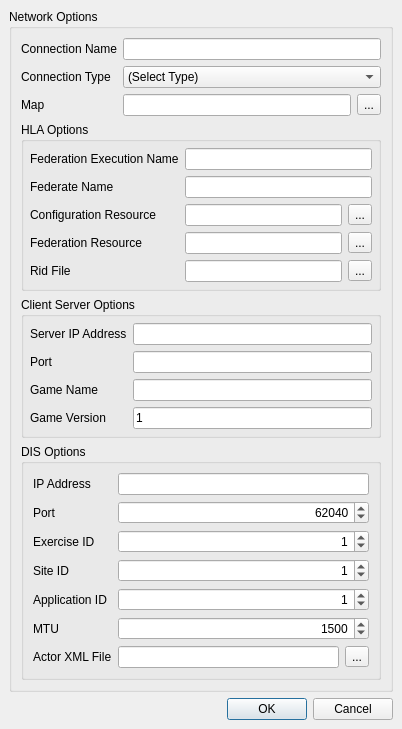
<?xml version="1.0" encoding="UTF-8"?>
<ui version="4.0">
 <class>HLAOptions</class>
 <widget class="QDialog" name="HLAOptions">
  <property name="geometry">
   <rect>
    <x>0</x>
    <y>0</y>
    <width>402</width>
    <height>704</height>
   </rect>
  </property>
  <property name="windowTitle">
   <string>Network Options</string>
  </property>
  <property name="toolTip">
   <string>These are the options you wish to associate with a HLA connection.</string>
  </property>
  <layout class="QGridLayout">
   <property name="sizeConstraint">
    <enum>QLayout::SetMinAndMaxSize</enum>
   </property>
   <property name="margin">
    <number>9</number>
   </property>
   <property name="spacing">
    <number>6</number>
   </property>
   <item row="0" column="0">
    <widget class="QGroupBox" name="mMainGroupBox">
     <property name="title">
      <string>Network Options</string>
     </property>
     <layout class="QVBoxLayout" name="verticalLayout">
      <property name="sizeConstraint">
       <enum>QLayout::SetMinAndMaxSize</enum>
      </property>
      <item>
       <layout class="QGridLayout" name="gridLayout">
        <property name="spacing">
         <number>6</number>
        </property>
        <item row="2" column="0">
         <widget class="QLabel" name="mConnectionTypeLabel">
          <property name="text">
           <string>Connection Type</string>
          </property>
         </widget>
        </item>
        <item row="2" column="1">
         <widget class="QComboBox" name="mConnectionTypeCombo">
          <property name="currentIndex">
           <number>0</number>
          </property>
          <property name="maxVisibleItems">
           <number>5</number>
          </property>
          <property name="duplicatesEnabled">
           <bool>false</bool>
          </property>
          <item>
           <property name="text">
            <string>(Select Type)</string>
           </property>
          </item>
          <item>
           <property name="text">
            <string>HLA</string>
           </property>
          </item>
          <item>
           <property name="text">
            <string>Client-Server</string>
           </property>
          </item>
         </widget>
        </item>
        <item row="1" column="1">
         <widget class="QLineEdit" name="mConnectionNameLineEdit">
          <property name="toolTip">
           <string>This is the name of the connection. It must be unique.</string>
          </property>
          <property name="whatsThis">
           <string>Name of the connection.</string>
          </property>
         </widget>
        </item>
        <item row="1" column="0">
         <widget class="QLabel" name="mConnectionNameLabel">
          <property name="text">
           <string>Connection Name</string>
          </property>
          <property name="buddy">
           <cstring>mConnectionNameLineEdit</cstring>
          </property>
         </widget>
        </item>
        <item row="3" column="0">
         <widget class="QLabel" name="mMapLabel">
          <property name="text">
           <string>Map</string>
          </property>
          <property name="buddy">
           <cstring>mMapLineEdit</cstring>
          </property>
         </widget>
        </item>
        <item row="3" column="1">
         <layout class="QHBoxLayout">
          <property name="spacing">
           <number>6</number>
          </property>
          <property name="sizeConstraint">
           <enum>QLayout::SetMinimumSize</enum>
          </property>
          <property name="margin">
           <number>0</number>
          </property>
          <item>
           <widget class="QLineEdit" name="mMapLineEdit">
            <property name="toolTip">
             <string>The map you select must correspond to the project context passed in on the command line.</string>
            </property>
            <property name="whatsThis">
             <string>The map is the XML file which contains all of your game actors and events</string>
            </property>
            <property name="readOnly">
             <bool>true</bool>
            </property>
           </widget>
          </item>
          <item>
           <widget class="QToolButton" name="mMapToolButton">
            <property name="text">
             <string>...</string>
            </property>
           </widget>
          </item>
         </layout>
        </item>
       </layout>
      </item>
      <item>
       <widget class="QGroupBox" name="mHLAOptionsGroup">
        <property name="title">
         <string>HLA Options</string>
        </property>
        <layout class="QGridLayout" name="gridLayout_3">
         <property name="sizeConstraint">
          <enum>QLayout::SetMinAndMaxSize</enum>
         </property>
         <property name="margin">
          <number>6</number>
         </property>
         <item row="0" column="0">
          <widget class="QLabel" name="mFedExNameLabel">
           <property name="text">
            <string>Federation Execution Name</string>
           </property>
           <property name="buddy">
            <cstring>mFedExLineEdit</cstring>
           </property>
          </widget>
         </item>
         <item row="0" column="1">
          <widget class="QLineEdit" name="mFedExLineEdit">
           <property name="toolTip">
            <string>The federation execution name (fedex) is the name of the federation that you wish to join in JSAF</string>
           </property>
           <property name="whatsThis">
            <string>The federation execution name (fedex) is the name of the federation that you wish to join in JSAF.</string>
           </property>
          </widget>
         </item>
         <item row="1" column="0">
          <widget class="QLabel" name="mFederateNameLabel">
           <property name="text">
            <string>Federate Name</string>
           </property>
           <property name="buddy">
            <cstring>mFederateNameLineEdit</cstring>
           </property>
          </widget>
         </item>
         <item row="1" column="1">
          <widget class="QLineEdit" name="mFederateNameLineEdit">
           <property name="toolTip">
            <string>The Federate name is the identifier that will be used for you when you connect to the federation. </string>
           </property>
           <property name="whatsThis">
            <string>The Federate name is the identifier that will be used for you when you connect to the federation.</string>
           </property>
          </widget>
         </item>
         <item row="2" column="0">
          <widget class="QLabel" name="mConfigurationResourceLabel">
           <property name="text">
            <string>Configuration Resource</string>
           </property>
           <property name="buddy">
            <cstring>mConfigFileLineEdit</cstring>
           </property>
          </widget>
         </item>
         <item row="2" column="1">
          <layout class="QHBoxLayout">
           <property name="spacing">
            <number>6</number>
           </property>
           <property name="margin">
            <number>0</number>
           </property>
           <item>
            <widget class="QLineEdit" name="mConfigFileLineEdit">
             <property name="toolTip">
              <string>This configuration file is what maps Delta3D to JSAF entities. </string>
             </property>
             <property name="whatsThis">
              <string>This configuration file is what maps Delta3D to JSAF entities. </string>
             </property>
             <property name="readOnly">
              <bool>true</bool>
             </property>
            </widget>
           </item>
           <item>
            <widget class="QToolButton" name="mConfigFileToolButton">
             <property name="text">
              <string>...</string>
             </property>
            </widget>
           </item>
          </layout>
         </item>
         <item row="3" column="0">
          <widget class="QLabel" name="mFederationFileLabel">
           <property name="text">
            <string>Federation Resource</string>
           </property>
           <property name="buddy">
            <cstring>mFedFileLineEdit</cstring>
           </property>
          </widget>
         </item>
         <item row="3" column="1">
          <layout class="QHBoxLayout">
           <property name="spacing">
            <number>6</number>
           </property>
           <property name="margin">
            <number>0</number>
           </property>
           <item>
            <widget class="QLineEdit" name="mFedFileLineEdit">
             <property name="toolTip">
              <string>The federation (fed) file is the file that defines the entities you will be using. </string>
             </property>
             <property name="whatsThis">
              <string>The federation (fed) file is the file that defines the entities you will be using. </string>
             </property>
             <property name="readOnly">
              <bool>true</bool>
             </property>
            </widget>
           </item>
           <item>
            <widget class="QToolButton" name="mFedFileToolButton">
             <property name="text">
              <string>...</string>
             </property>
            </widget>
           </item>
          </layout>
         </item>
         <item row="4" column="0">
          <widget class="QLabel" name="mRidFileLabel">
           <property name="text">
            <string>Rid File</string>
           </property>
           <property name="buddy">
            <cstring>mRidFileLineEdit</cstring>
           </property>
          </widget>
         </item>
         <item row="4" column="1">
          <layout class="QVBoxLayout">
           <property name="spacing">
            <number>6</number>
           </property>
           <property name="margin">
            <number>0</number>
           </property>
           <item>
            <layout class="QHBoxLayout">
             <property name="spacing">
              <number>6</number>
             </property>
             <property name="margin">
              <number>0</number>
             </property>
             <item>
              <widget class="QLineEdit" name="mRidFileLineEdit">
               <property name="toolTip">
                <string>This is the rid file to use for the RTI. It should match the rid file used by the JSAF you are connecting to. </string>
               </property>
               <property name="whatsThis">
                <string>This is the rid file to use for the RTI. It should match the rid file used by the JSAF you are connecting to.</string>
               </property>
               <property name="readOnly">
                <bool>true</bool>
               </property>
              </widget>
             </item>
             <item>
              <widget class="QToolButton" name="mRidFileToolButton">
               <property name="text">
                <string>...</string>
               </property>
              </widget>
             </item>
            </layout>
           </item>
          </layout>
         </item>
        </layout>
       </widget>
      </item>
      <item>
       <widget class="QGroupBox" name="mClientServerGroup">
        <property name="title">
         <string>Client Server Options</string>
        </property>
        <layout class="QGridLayout" name="gridLayout_2">
         <property name="sizeConstraint">
          <enum>QLayout::SetMinAndMaxSize</enum>
         </property>
         <property name="margin">
          <number>6</number>
         </property>
         <item row="0" column="0">
          <widget class="QLabel" name="mServerIPAddressLabel">
           <property name="text">
            <string>Server IP Address</string>
           </property>
          </widget>
         </item>
         <item row="0" column="1">
          <widget class="QLineEdit" name="mServerIPAddressEdit">
           <property name="toolTip">
            <string>The IP Address of the server (ex 192.168.0.1).</string>
           </property>
          </widget>
         </item>
         <item row="1" column="0">
          <widget class="QLabel" name="mServerPortLabel">
           <property name="text">
            <string>Port</string>
           </property>
          </widget>
         </item>
         <item row="1" column="1">
          <widget class="QLineEdit" name="mServerPortEdit">
           <property name="toolTip">
            <string>The port number to connect to your server (ex 7239).</string>
           </property>
          </widget>
         </item>
         <item row="2" column="1">
          <widget class="QLineEdit" name="mServerGameNameEdit">
           <property name="toolTip">
            <string>The descriptive name for the network server you are connecting to (ex 'Demo').</string>
           </property>
          </widget>
         </item>
         <item row="2" column="0">
          <widget class="QLabel" name="mServerGameNameLabel">
           <property name="text">
            <string>Game Name</string>
           </property>
          </widget>
         </item>
         <item row="3" column="0">
          <widget class="QLabel" name="mServerGameVersionLabel">
           <property name="text">
            <string>Game Version</string>
           </property>
          </widget>
         </item>
         <item row="3" column="1">
          <widget class="QLineEdit" name="mServerGameVersionEdit">
           <property name="toolTip">
            <string>The version of the server you are connecting to (ex 1, 2, 3).</string>
           </property>
           <property name="text">
            <string>1</string>
           </property>
          </widget>
         </item>
        </layout>
       </widget>
      </item>
      <item>
       <widget class="QGroupBox" name="mDISGroup">
        <property name="title">
         <string>DIS Options</string>
        </property>
        <layout class="QFormLayout" name="formLayout">
         <item row="0" column="0">
          <widget class="QLabel" name="mDISIPAddressLabel">
           <property name="text">
            <string>IP Address</string>
           </property>
          </widget>
         </item>
         <item row="1" column="0">
          <widget class="QLabel" name="mDISPortLabel">
           <property name="text">
            <string>Port</string>
           </property>
          </widget>
         </item>
         <item row="2" column="0">
          <widget class="QLabel" name="mDISExerciseIDLabel">
           <property name="text">
            <string>Exercise ID</string>
           </property>
          </widget>
         </item>
         <item row="3" column="0">
          <widget class="QLabel" name="mDISSiteIDLabel">
           <property name="text">
            <string>Site ID</string>
           </property>
          </widget>
         </item>
         <item row="4" column="0">
          <widget class="QLabel" name="mDISApplicationIDLabel">
           <property name="text">
            <string>Application ID</string>
           </property>
          </widget>
         </item>
         <item row="5" column="0">
          <widget class="QLabel" name="mDISMTULabel">
           <property name="text">
            <string>MTU</string>
           </property>
          </widget>
         </item>
         <item row="6" column="0">
          <widget class="QLabel" name="mDISActorLabel">
           <property name="text">
            <string>Actor XML File</string>
           </property>
          </widget>
         </item>
         <item row="0" column="1">
          <widget class="QLineEdit" name="mDISIPAddressEdit"/>
         </item>
         <item row="2" column="1">
          <widget class="QSpinBox" name="mDISExerciseIDEdit">
           <property name="alignment">
            <set>Qt::AlignRight|Qt::AlignTrailing|Qt::AlignVCenter</set>
           </property>
           <property name="maximum">
            <number>255</number>
           </property>
           <property name="value">
            <number>1</number>
           </property>
          </widget>
         </item>
         <item row="3" column="1">
          <widget class="QSpinBox" name="mDISSiteIDEdit">
           <property name="alignment">
            <set>Qt::AlignRight|Qt::AlignTrailing|Qt::AlignVCenter</set>
           </property>
           <property name="maximum">
            <number>65535</number>
           </property>
           <property name="value">
            <number>1</number>
           </property>
          </widget>
         </item>
         <item row="4" column="1">
          <widget class="QSpinBox" name="mDISApplicationIDEdit">
           <property name="alignment">
            <set>Qt::AlignRight|Qt::AlignTrailing|Qt::AlignVCenter</set>
           </property>
           <property name="maximum">
            <number>65535</number>
           </property>
           <property name="value">
            <number>1</number>
           </property>
          </widget>
         </item>
         <item row="5" column="1">
          <widget class="QSpinBox" name="mDISMTUEdit">
           <property name="alignment">
            <set>Qt::AlignRight|Qt::AlignTrailing|Qt::AlignVCenter</set>
           </property>
           <property name="maximum">
            <number>65535</number>
           </property>
           <property name="value">
            <number>1500</number>
           </property>
          </widget>
         </item>
         <item row="6" column="1">
          <layout class="QHBoxLayout" name="horizontalLayout">
           <item>
            <widget class="QLineEdit" name="mDISActorEdit">
             <property name="readOnly">
              <bool>true</bool>
             </property>
            </widget>
           </item>
           <item>
            <widget class="QToolButton" name="mDISActorToolButton">
             <property name="text">
              <string>...</string>
             </property>
            </widget>
           </item>
          </layout>
         </item>
         <item row="1" column="1">
          <widget class="QSpinBox" name="mDISPortEdit">
           <property name="alignment">
            <set>Qt::AlignRight|Qt::AlignTrailing|Qt::AlignVCenter</set>
           </property>
           <property name="maximum">
            <number>65535</number>
           </property>
           <property name="value">
            <number>62040</number>
           </property>
          </widget>
         </item>
        </layout>
       </widget>
      </item>
      <item>
       <spacer name="verticalSpacer">
        <property name="orientation">
         <enum>Qt::Vertical</enum>
        </property>
        <property name="sizeHint" stdset="0">
         <size>
          <width>20</width>
          <height>40</height>
         </size>
        </property>
       </spacer>
      </item>
     </layout>
    </widget>
   </item>
   <item row="1" column="0">
    <widget class="QDialogButtonBox" name="mButtonBox">
     <property name="orientation">
      <enum>Qt::Horizontal</enum>
     </property>
     <property name="standardButtons">
      <set>QDialogButtonBox::Cancel|QDialogButtonBox::Ok</set>
     </property>
    </widget>
   </item>
  </layout>
 </widget>
 <tabstops>
  <tabstop>mFedExLineEdit</tabstop>
  <tabstop>mFederateNameLineEdit</tabstop>
  <tabstop>mMapLineEdit</tabstop>
  <tabstop>mMapToolButton</tabstop>
  <tabstop>mConfigFileLineEdit</tabstop>
  <tabstop>mConfigFileToolButton</tabstop>
  <tabstop>mFedFileLineEdit</tabstop>
  <tabstop>mFedFileToolButton</tabstop>
  <tabstop>mRidFileLineEdit</tabstop>
  <tabstop>mRidFileToolButton</tabstop>
  <tabstop>mButtonBox</tabstop>
 </tabstops>
 <resources/>
 <connections>
  <connection>
   <sender>mButtonBox</sender>
   <signal>rejected()</signal>
   <receiver>HLAOptions</receiver>
   <slot>reject()</slot>
   <hints>
    <hint type="sourcelabel">
     <x>270</x>
     <y>330</y>
    </hint>
    <hint type="destinationlabel">
     <x>286</x>
     <y>274</y>
    </hint>
   </hints>
  </connection>
  <connection>
   <sender>mButtonBox</sender>
   <signal>accepted()</signal>
   <receiver>HLAOptions</receiver>
   <slot>accept()</slot>
   <hints>
    <hint type="sourcelabel">
     <x>270</x>
     <y>330</y>
    </hint>
    <hint type="destinationlabel">
     <x>157</x>
     <y>274</y>
    </hint>
   </hints>
  </connection>
 </connections>
</ui>
